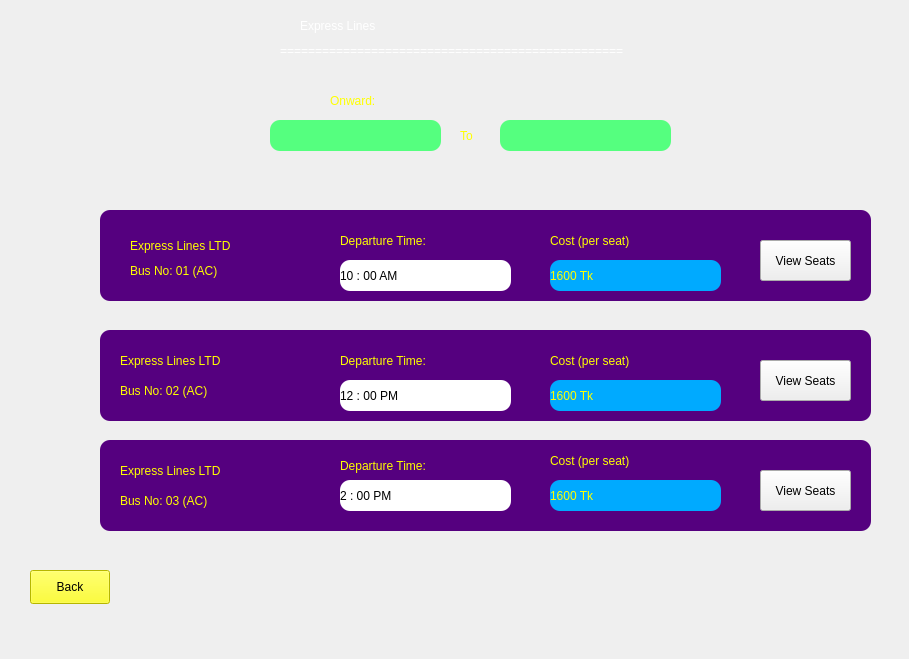
    <widget class="QWidget" name="bus_selection">
     <widget class="QLabel" name="label_13">
      <property name="geometry">
       <rect>
        <x>0</x>
        <y>0</y>
        <width>900</width>
        <height>650</height>
       </rect>
      </property>
      <property name="text">
       <string/>
      </property>
      <property name="pixmap">
       <pixmap resource="logo.qrc">:/picture/20231101_184741_0000.png</pixmap>
      </property>
      <property name="scaledContents">
       <bool>true</bool>
      </property>
     </widget>
     <widget class="QLabel" name="label_81">
      <property name="geometry">
       <rect>
        <x>300</x>
        <y>0</y>
        <width>311</width>
        <height>51</height>
       </rect>
      </property>
      <property name="styleSheet">
       <string notr="true">color: rgb(255, 255, 255);

background-color: rgba(0,0,0,0);
font: 25pt &quot;Ravie&quot;;</string>
      </property>
      <property name="text">
       <string>Express Lines</string>
      </property>
     </widget>
     <widget class="QLabel" name="label_82">
      <property name="geometry">
       <rect>
        <x>280</x>
        <y>40</y>
        <width>351</width>
        <height>21</height>
       </rect>
      </property>
      <property name="styleSheet">
       <string notr="true">color: rgb(255, 255, 255);

background-color: rgba(0,0,0,0);
font: 25pt &quot;Ravie&quot;;</string>
      </property>
      <property name="text">
       <string>=================================================</string>
      </property>
     </widget>
     <widget class="QLabel" name="label_83">
      <property name="geometry">
       <rect>
        <x>-20</x>
        <y>-80</y>
        <width>241</width>
        <height>271</height>
       </rect>
      </property>
      <property name="styleSheet">
       <string notr="true">background-color: rgba(0,0,0,0);</string>
      </property>
      <property name="text">
       <string/>
      </property>
      <property name="pixmap">
       <pixmap resource="logo.qrc">:/logo/picture/20231018_215358_0000-removebg-preview.png</pixmap>
      </property>
      <property name="scaledContents">
       <bool>true</bool>
      </property>
     </widget>
     <widget class="QLabel" name="label_84">
      <property name="geometry">
       <rect>
        <x>330</x>
        <y>90</y>
        <width>91</width>
        <height>21</height>
       </rect>
      </property>
      <property name="styleSheet">
       <string notr="true">color: rgb(255, 255, 0);
font: 700 15pt &quot;Arial&quot;;</string>
      </property>
      <property name="text">
       <string>Onward:</string>
      </property>
     </widget>
     <widget class="QLabel" name="label_85">
      <property name="geometry">
       <rect>
        <x>460</x>
        <y>125</y>
        <width>31</width>
        <height>21</height>
       </rect>
      </property>
      <property name="styleSheet">
       <string notr="true">color: rgb(255, 255, 0);
font: 700 15pt &quot;Arial&quot;;</string>
      </property>
      <property name="text">
       <string>To</string>
      </property>
     </widget>
     <widget class="QLabel" name="from_label">
      <property name="geometry">
       <rect>
        <x>270</x>
        <y>120</y>
        <width>171</width>
        <height>31</height>
       </rect>
      </property>
      <property name="styleSheet">
       <string notr="true">background-color: rgb(85, 255, 127);
font: 700 12pt &quot;Segoe UI&quot;;
border-radius: 10px;
</string>
      </property>
      <property name="text">
       <string/>
      </property>
     </widget>
     <widget class="QLabel" name="to_label">
      <property name="geometry">
       <rect>
        <x>500</x>
        <y>120</y>
        <width>171</width>
        <height>31</height>
       </rect>
      </property>
      <property name="styleSheet">
       <string notr="true">background-color: rgb(85, 255, 127);
font: 700 12pt &quot;Segoe UI&quot;;
border-radius: 10px;</string>
      </property>
      <property name="text">
       <string/>
      </property>
     </widget>
     <widget class="QLabel" name="label_88">
      <property name="geometry">
       <rect>
        <x>130</x>
        <y>230</y>
        <width>181</width>
        <height>31</height>
       </rect>
      </property>
      <property name="styleSheet">
       <string notr="true">color: rgb(255, 255, 0);
font: 700 15pt &quot;Arial&quot;;</string>
      </property>
      <property name="text">
       <string>Express Lines LTD</string>
      </property>
     </widget>
     <widget class="QLabel" name="label_89">
      <property name="geometry">
       <rect>
        <x>130</x>
        <y>260</y>
        <width>161</width>
        <height>21</height>
       </rect>
      </property>
      <property name="styleSheet">
       <string notr="true">color: rgb(255, 255, 0);
font: 700 15pt &quot;Arial&quot;;</string>
      </property>
      <property name="text">
       <string>Bus No: 01 (AC)</string>
      </property>
     </widget>
     <widget class="QLabel" name="label_90">
      <property name="geometry">
       <rect>
        <x>120</x>
        <y>380</y>
        <width>161</width>
        <height>21</height>
       </rect>
      </property>
      <property name="styleSheet">
       <string notr="true">color: rgb(255, 255, 0);
font: 700 15pt &quot;Arial&quot;;</string>
      </property>
      <property name="text">
       <string>Bus No: 02 (AC)</string>
      </property>
     </widget>
     <widget class="QLabel" name="label_91">
      <property name="geometry">
       <rect>
        <x>340</x>
        <y>230</y>
        <width>161</width>
        <height>21</height>
       </rect>
      </property>
      <property name="styleSheet">
       <string notr="true">color: rgb(255, 255, 0);
font: 700 15pt &quot;Arial&quot;;</string>
      </property>
      <property name="text">
       <string>Departure Time:</string>
      </property>
     </widget>
     <widget class="QLabel" name="label_92">
      <property name="geometry">
       <rect>
        <x>550</x>
        <y>230</y>
        <width>181</width>
        <height>21</height>
       </rect>
      </property>
      <property name="styleSheet">
       <string notr="true">color: rgb(255, 255, 0);
font: 700 15pt &quot;Arial&quot;;</string>
      </property>
      <property name="text">
       <string>Cost (per seat)</string>
      </property>
     </widget>
     <widget class="QLabel" name="label_94">
      <property name="geometry">
       <rect>
        <x>340</x>
        <y>260</y>
        <width>171</width>
        <height>31</height>
       </rect>
      </property>
      <property name="styleSheet">
       <string notr="true">font: 700 12pt &quot;Segoe UI&quot;;
border-radius: 10px;
background-color: rgb(255, 255, 255);</string>
      </property>
      <property name="text">
       <string>10 : 00 AM</string>
      </property>
     </widget>
     <widget class="QLabel" name="label_95">
      <property name="geometry">
       <rect>
        <x>550</x>
        <y>260</y>
        <width>171</width>
        <height>31</height>
       </rect>
      </property>
      <property name="styleSheet">
       <string notr="true">background-color: rgb(0, 170, 255);
color: rgb(255, 255, 0);
font: 700 15pt &quot;Arial&quot;;
border-radius: 10px;</string>
      </property>
      <property name="text">
       <string>1600 Tk</string>
      </property>
     </widget>
     <widget class="QLabel" name="label_96">
      <property name="geometry">
       <rect>
        <x>120</x>
        <y>350</y>
        <width>181</width>
        <height>21</height>
       </rect>
      </property>
      <property name="styleSheet">
       <string notr="true">color: rgb(255, 255, 0);
font: 700 15pt &quot;Arial&quot;;</string>
      </property>
      <property name="text">
       <string>Express Lines LTD</string>
      </property>
     </widget>
     <widget class="QLabel" name="label_97">
      <property name="geometry">
       <rect>
        <x>120</x>
        <y>460</y>
        <width>181</width>
        <height>21</height>
       </rect>
      </property>
      <property name="styleSheet">
       <string notr="true">color: rgb(255, 255, 0);
font: 700 15pt &quot;Arial&quot;;</string>
      </property>
      <property name="text">
       <string>Express Lines LTD</string>
      </property>
     </widget>
     <widget class="QLabel" name="label_98">
      <property name="geometry">
       <rect>
        <x>120</x>
        <y>490</y>
        <width>161</width>
        <height>21</height>
       </rect>
      </property>
      <property name="styleSheet">
       <string notr="true">color: rgb(255, 255, 0);
font: 700 15pt &quot;Arial&quot;;</string>
      </property>
      <property name="text">
       <string>Bus No: 03 (AC)</string>
      </property>
     </widget>
     <widget class="QLabel" name="label_93">
      <property name="geometry">
       <rect>
        <x>340</x>
        <y>350</y>
        <width>161</width>
        <height>21</height>
       </rect>
      </property>
      <property name="styleSheet">
       <string notr="true">color: rgb(255, 255, 0);
font: 700 15pt &quot;Arial&quot;;</string>
      </property>
      <property name="text">
       <string>Departure Time:</string>
      </property>
     </widget>
     <widget class="QLabel" name="label_99">
      <property name="geometry">
       <rect>
        <x>340</x>
        <y>450</y>
        <width>161</width>
        <height>31</height>
       </rect>
      </property>
      <property name="styleSheet">
       <string notr="true">color: rgb(255, 255, 0);
font: 700 15pt &quot;Arial&quot;;</string>
      </property>
      <property name="text">
       <string>Departure Time:</string>
      </property>
     </widget>
     <widget class="QLabel" name="label_100">
      <property name="geometry">
       <rect>
        <x>550</x>
        <y>350</y>
        <width>181</width>
        <height>21</height>
       </rect>
      </property>
      <property name="styleSheet">
       <string notr="true">color: rgb(255, 255, 0);
font: 700 15pt &quot;Arial&quot;;</string>
      </property>
      <property name="text">
       <string>Cost (per seat)</string>
      </property>
     </widget>
     <widget class="QLabel" name="label_101">
      <property name="geometry">
       <rect>
        <x>550</x>
        <y>380</y>
        <width>171</width>
        <height>31</height>
       </rect>
      </property>
      <property name="styleSheet">
       <string notr="true">background-color: rgb(0, 170, 255);
color: rgb(255, 255, 0);
font: 700 15pt &quot;Arial&quot;;
border-radius: 10px;</string>
      </property>
      <property name="text">
       <string>1600 Tk</string>
      </property>
     </widget>
     <widget class="QLabel" name="label_102">
      <property name="geometry">
       <rect>
        <x>550</x>
        <y>480</y>
        <width>171</width>
        <height>31</height>
       </rect>
      </property>
      <property name="styleSheet">
       <string notr="true">background-color: rgb(0, 170, 255);
color: rgb(255, 255, 0);
font: 700 15pt &quot;Arial&quot;;
border-radius: 10px;</string>
      </property>
      <property name="text">
       <string>1600 Tk</string>
      </property>
     </widget>
     <widget class="QLabel" name="label_103">
      <property name="geometry">
       <rect>
        <x>340</x>
        <y>380</y>
        <width>171</width>
        <height>31</height>
       </rect>
      </property>
      <property name="styleSheet">
       <string notr="true">background-color: rgb(255, 255, 255);
font: 700 12pt &quot;Segoe UI&quot;;
border-radius: 10px;</string>
      </property>
      <property name="text">
       <string>12 : 00 PM</string>
      </property>
     </widget>
     <widget class="QLabel" name="label_104">
      <property name="geometry">
       <rect>
        <x>340</x>
        <y>480</y>
        <width>171</width>
        <height>31</height>
       </rect>
      </property>
      <property name="styleSheet">
       <string notr="true">background-color: rgb(255, 255, 255);
font: 700 12pt &quot;Segoe UI&quot;;
border-radius: 10px;</string>
      </property>
      <property name="text">
       <string>2 : 00 PM</string>
      </property>
     </widget>
     <widget class="QLabel" name="label_105">
      <property name="geometry">
       <rect>
        <x>550</x>
        <y>450</y>
        <width>181</width>
        <height>21</height>
       </rect>
      </property>
      <property name="styleSheet">
       <string notr="true">color: rgb(255, 255, 0);
font: 700 15pt &quot;Arial&quot;;</string>
      </property>
      <property name="text">
       <string>Cost (per seat)</string>
      </property>
     </widget>
     <widget class="QPushButton" name="pushButton_2">
      <property name="geometry">
       <rect>
        <x>760</x>
        <y>360</y>
        <width>91</width>
        <height>41</height>
       </rect>
      </property>
      <property name="styleSheet">
       <string notr="true">font: 700 12pt &quot;Arial&quot;;</string>
      </property>
      <property name="text">
       <string>View Seats</string>
      </property>
     </widget>
     <widget class="QPushButton" name="pushButton_3">
      <property name="geometry">
       <rect>
        <x>760</x>
        <y>470</y>
        <width>91</width>
        <height>41</height>
       </rect>
      </property>
      <property name="styleSheet">
       <string notr="true">font: 700 12pt &quot;Arial&quot;;</string>
      </property>
      <property name="text">
       <string>View Seats</string>
      </property>
     </widget>
     <widget class="QPushButton" name="View_seat_btn">
      <property name="geometry">
       <rect>
        <x>760</x>
        <y>240</y>
        <width>91</width>
        <height>41</height>
       </rect>
      </property>
      <property name="styleSheet">
       <string notr="true">font: 700 12pt &quot;Arial&quot;;</string>
      </property>
      <property name="text">
       <string>View Seats</string>
      </property>
     </widget>
     <widget class="QLabel" name="label_106">
      <property name="geometry">
       <rect>
        <x>100</x>
        <y>210</y>
        <width>771</width>
        <height>91</height>
       </rect>
      </property>
      <property name="styleSheet">
       <string notr="true">border-radius: 10px;
background-color: rgb(85, 0, 127);</string>
      </property>
      <property name="text">
       <string/>
      </property>
     </widget>
     <widget class="QLabel" name="label_107">
      <property name="geometry">
       <rect>
        <x>100</x>
        <y>330</y>
        <width>771</width>
        <height>91</height>
       </rect>
      </property>
      <property name="styleSheet">
       <string notr="true">border-radius: 10px;
background-color: rgb(85, 0, 127);</string>
      </property>
      <property name="text">
       <string/>
      </property>
     </widget>
     <widget class="QLabel" name="label_108">
      <property name="geometry">
       <rect>
        <x>100</x>
        <y>440</y>
        <width>771</width>
        <height>91</height>
       </rect>
      </property>
      <property name="styleSheet">
       <string notr="true">border-radius: 10px;
background-color: rgb(85, 0, 127);</string>
      </property>
      <property name="text">
       <string/>
      </property>
     </widget>
     <widget class="QPushButton" name="bus_sel_back_btn">
      <property name="geometry">
       <rect>
        <x>30</x>
        <y>570</y>
        <width>80</width>
        <height>34</height>
       </rect>
      </property>
      <property name="styleSheet">
       <string notr="true">font: 700 14pt &quot;Segoe UI&quot;;
background-color: rgb(255, 255, 0);</string>
      </property>
      <property name="text">
       <string>Back</string>
      </property>
     </widget>
     <zorder>label_13</zorder>
     <zorder>label_81</zorder>
     <zorder>label_82</zorder>
     <zorder>label_83</zorder>
     <zorder>label_84</zorder>
     <zorder>label_85</zorder>
     <zorder>from_label</zorder>
     <zorder>to_label</zorder>
     <zorder>label_106</zorder>
     <zorder>label_89</zorder>
     <zorder>label_88</zorder>
     <zorder>label_91</zorder>
     <zorder>label_94</zorder>
     <zorder>label_92</zorder>
     <zorder>label_95</zorder>
     <zorder>View_seat_btn</zorder>
     <zorder>label_107</zorder>
     <zorder>label_96</zorder>
     <zorder>label_90</zorder>
     <zorder>label_93</zorder>
     <zorder>label_103</zorder>
     <zorder>label_100</zorder>
     <zorder>label_101</zorder>
     <zorder>pushButton_2</zorder>
     <zorder>label_108</zorder>
     <zorder>label_97</zorder>
     <zorder>label_98</zorder>
     <zorder>label_99</zorder>
     <zorder>label_104</zorder>
     <zorder>label_105</zorder>
     <zorder>label_102</zorder>
     <zorder>pushButton_3</zorder>
     <zorder>bus_sel_back_btn</zorder>
    </widget>
